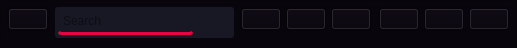
        <widget class="QFrame" name="header_frame">
         <property name="maximumSize">
          <size>
           <width>16777215</width>
           <height>48</height>
          </size>
         </property>
         <property name="styleSheet">
          <string notr="true">background-color: rgb(9, 5, 13);</string>
         </property>
         <property name="frameShape">
          <enum>QFrame::StyledPanel</enum>
         </property>
         <property name="frameShadow">
          <enum>QFrame::Raised</enum>
         </property>
         <layout class="QHBoxLayout" name="horizontalLayout_2">
          <property name="spacing">
           <number>6</number>
          </property>
          <property name="leftMargin">
           <number>6</number>
          </property>
          <property name="topMargin">
           <number>6</number>
          </property>
          <property name="rightMargin">
           <number>6</number>
          </property>
          <property name="bottomMargin">
           <number>6</number>
          </property>
          <item alignment="Qt::AlignLeft|Qt::AlignTop">
           <widget class="QFrame" name="frame_6">
            <property name="frameShape">
             <enum>QFrame::StyledPanel</enum>
            </property>
            <property name="frameShadow">
             <enum>QFrame::Raised</enum>
            </property>
            <layout class="QHBoxLayout" name="horizontalLayout_7">
             <property name="spacing">
              <number>0</number>
             </property>
             <property name="leftMargin">
              <number>0</number>
             </property>
             <property name="topMargin">
              <number>0</number>
             </property>
             <property name="rightMargin">
              <number>0</number>
             </property>
             <property name="bottomMargin">
              <number>0</number>
             </property>
             <item alignment="Qt::AlignLeft|Qt::AlignTop">
              <widget class="QPushButton" name="open_close_side_bar_btn">
               <property name="text">
                <string/>
               </property>
               <property name="icon">
                <iconset resource="icons.qrc">
                 <normaloff>:/icons/icons/align-left.svg</normaloff>:/icons/icons/align-left.svg</iconset>
               </property>
               <property name="iconSize">
                <size>
                 <width>32</width>
                 <height>32</height>
                </size>
               </property>
              </widget>
             </item>
            </layout>
           </widget>
          </item>
          <item alignment="Qt::AlignLeft|Qt::AlignTop">
           <widget class="QFrame" name="frame_3">
            <property name="styleSheet">
             <string notr="true">background-color: rgb(24, 24, 36);
padding: 3px;
border-radius: 3px;</string>
            </property>
            <property name="frameShape">
             <enum>QFrame::StyledPanel</enum>
            </property>
            <property name="frameShadow">
             <enum>QFrame::Raised</enum>
            </property>
            <layout class="QHBoxLayout" name="horizontalLayout_6">
             <property name="spacing">
              <number>0</number>
             </property>
             <property name="leftMargin">
              <number>0</number>
             </property>
             <property name="topMargin">
              <number>0</number>
             </property>
             <property name="rightMargin">
              <number>0</number>
             </property>
             <property name="bottomMargin">
              <number>0</number>
             </property>
             <item alignment="Qt::AlignLeft">
              <widget class="QLineEdit" name="lineEdit">
               <property name="minimumSize">
                <size>
                 <width>135</width>
                 <height>0</height>
                </size>
               </property>
               <property name="styleSheet">
                <string notr="true">border-bottom: 3px solid rgb(230, 5, 64);</string>
               </property>
               <property name="placeholderText">
                <string>Search</string>
               </property>
              </widget>
             </item>
             <item alignment="Qt::AlignLeft">
              <widget class="QPushButton" name="search_btn">
               <property name="text">
                <string/>
               </property>
               <property name="icon">
                <iconset resource="icons.qrc">
                 <normaloff>:/icons/icons/search.svg</normaloff>:/icons/icons/search.svg</iconset>
               </property>
              </widget>
             </item>
            </layout>
           </widget>
          </item>
          <item alignment="Qt::AlignHCenter|Qt::AlignTop">
           <widget class="QFrame" name="frame_2">
            <property name="frameShape">
             <enum>QFrame::StyledPanel</enum>
            </property>
            <property name="frameShadow">
             <enum>QFrame::Raised</enum>
            </property>
            <layout class="QHBoxLayout" name="horizontalLayout_5">
             <property name="spacing">
              <number>5</number>
             </property>
             <property name="leftMargin">
              <number>0</number>
             </property>
             <property name="topMargin">
              <number>0</number>
             </property>
             <property name="rightMargin">
              <number>0</number>
             </property>
             <property name="bottomMargin">
              <number>0</number>
             </property>
             <item>
              <widget class="QPushButton" name="account_btn">
               <property name="text">
                <string/>
               </property>
               <property name="icon">
                <iconset resource="icons.qrc">
                 <normaloff>:/icons/icons/user.svg</normaloff>:/icons/icons/user.svg</iconset>
               </property>
              </widget>
             </item>
             <item>
              <widget class="QPushButton" name="notification_btn">
               <property name="text">
                <string/>
               </property>
               <property name="icon">
                <iconset resource="icons.qrc">
                 <normaloff>:/icons/icons/bell.svg</normaloff>:/icons/icons/bell.svg</iconset>
               </property>
              </widget>
             </item>
             <item>
              <widget class="QPushButton" name="messages_btn">
               <property name="text">
                <string/>
               </property>
               <property name="icon">
                <iconset resource="icons.qrc">
                 <normaloff>:/icons/icons/message-square.svg</normaloff>:/icons/icons/message-square.svg</iconset>
               </property>
              </widget>
             </item>
            </layout>
           </widget>
          </item>
          <item alignment="Qt::AlignRight|Qt::AlignTop">
           <widget class="QFrame" name="frame">
            <property name="frameShape">
             <enum>QFrame::StyledPanel</enum>
            </property>
            <property name="frameShadow">
             <enum>QFrame::Raised</enum>
            </property>
            <layout class="QHBoxLayout" name="horizontalLayout_4">
             <property name="spacing">
              <number>5</number>
             </property>
             <property name="leftMargin">
              <number>0</number>
             </property>
             <property name="topMargin">
              <number>0</number>
             </property>
             <property name="rightMargin">
              <number>0</number>
             </property>
             <property name="bottomMargin">
              <number>0</number>
             </property>
             <item>
              <widget class="QPushButton" name="minimize_window_button">
               <property name="text">
                <string/>
               </property>
               <property name="icon">
                <iconset resource="icons.qrc">
                 <normaloff>:/icons/icons/arrow-down-left.svg</normaloff>:/icons/icons/arrow-down-left.svg</iconset>
               </property>
              </widget>
             </item>
             <item>
              <widget class="QPushButton" name="restore_window_button">
               <property name="text">
                <string/>
               </property>
               <property name="icon">
                <iconset resource="icons.qrc">
                 <normaloff>:/icons/icons/maximize-2.svg</normaloff>:/icons/icons/maximize-2.svg</iconset>
               </property>
              </widget>
             </item>
             <item>
              <widget class="QPushButton" name="close_window_button">
               <property name="text">
                <string/>
               </property>
               <property name="icon">
                <iconset resource="icons.qrc">
                 <normaloff>:/icons/icons/x.svg</normaloff>:/icons/icons/x.svg</iconset>
               </property>
              </widget>
             </item>
            </layout>
           </widget>
          </item>
         </layout>
        </widget>
